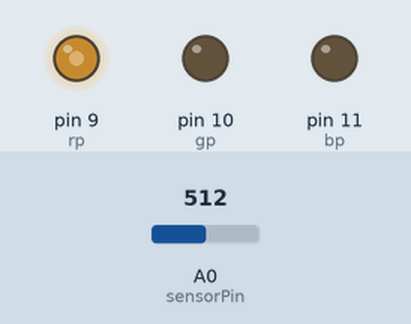
Recording of a sketch running on a simulated Arduino Uno, built with avr-gcc and run on an emulated ATmega328P. Parts: output pins drawn as LEDs (lit = HIGH). The inputs (shaded band) are chosen by the test bench; at power-on: A0 (sensorPin) = 512.

Above: at 1.2 s.
1.3 s: A0 (sensorPin) set to 716
At 2.5 s:
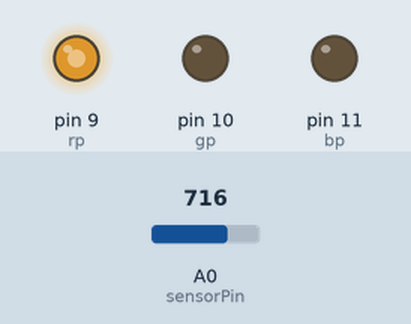
2.8 s: A0 (sensorPin) set to 900
At 3.8 s:
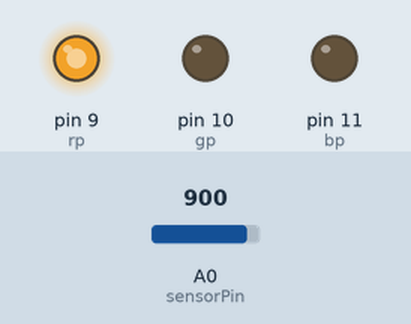
4.3 s: A0 (sensorPin) set to 122
At 5.0 s:
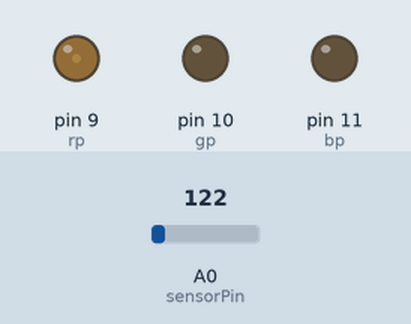
5.8 s: A0 (sensorPin) set to 0
At 6.2 s:
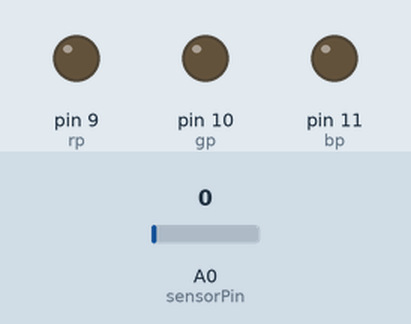
Timing chart, 0 to 8.3 s (numbered marks = the images above; inputs shaded):
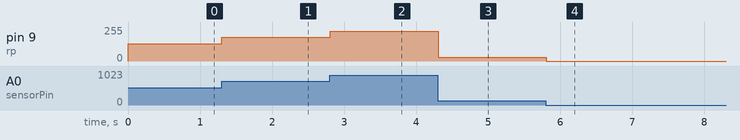

Measured:
- after the input at 1.3 s, pin 9 (rp): 128/255 → 179/255 at once
- after the input at 2.8 s, pin 9 (rp): 179/255 → 225/255 at once
- after the input at 4.3 s, pin 9 (rp): 225/255 → 30/255 at once
- after the input at 5.8 s, pin 9 (rp): 30/255 → 0/255 at once

The sketch:

AnalogInput.ino
```cpp
int sensorPin = A0;    // select the input pin for the potentiometer
int rp = 9;      // select the pin for the LED
int gp = 10;      // select the pin for the LED
int bp = 11;      // select the pin for the LED
int sensorValue = 0;  // variable to store the value coming from the sensor

void setup() {
  // declare the ledPin as an OUTPUT:
  pinMode(rp, OUTPUT);
  pinMode(gp, OUTPUT);
  pinMode(bp, OUTPUT);
}

void setBRG(int rv, int gv, int bv){
  analogWrite(rp, rv);
  analogWrite(gp, gv);
  analogWrite(bp, bv);
}

void loop() {
  // read the value from the sensor:
  sensorValue = analogRead(sensorPin);
  setBRG(sensorValue / 4, 0, 0);
  delay(100);
}
```
